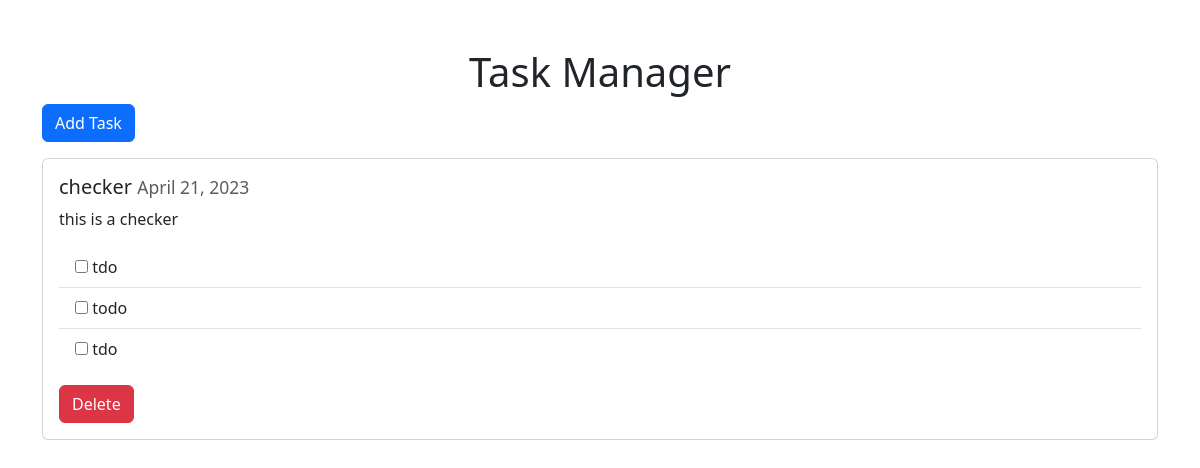
Before: / with the older database file.
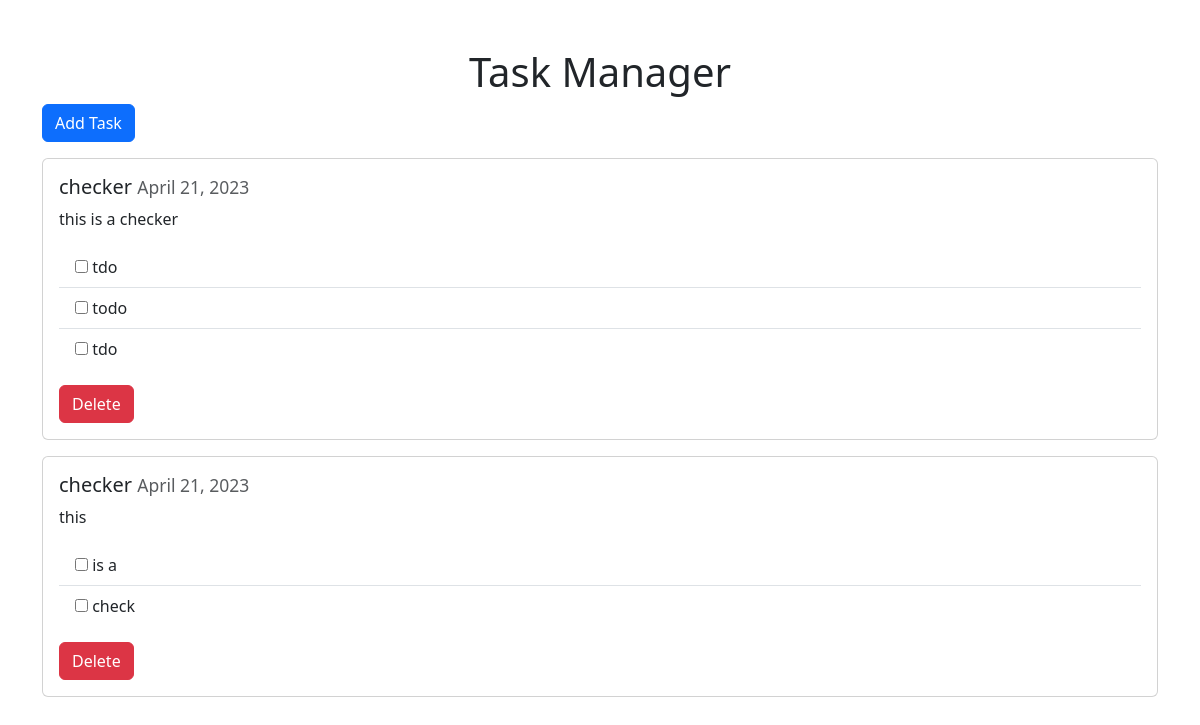
After: the same page with the newer database file.
### models.py (models this page shows)
class Task(db.Model):
    id = db.Column(db.Integer, primary_key=True)
    title = db.Column(db.String(100), nullable=False)
    description = db.Column(db.String(255), nullable=True)
    completed = db.Column(db.Boolean, default=False)
    created_at = db.Column(db.DateTime, nullable=False, default=datetime.utcnow)
    todos = db.relationship('Todo', back_populates='parent_task', lazy=True)

class Todo(db.Model):
    __tablename__ = 'todo'
    id = db.Column(db.Integer, primary_key=True)
    task_id = db.Column(db.Integer, db.ForeignKey('task.id'), nullable=False)
    content = db.Column(db.String(255), nullable=False)
    completed = db.Column(db.Boolean, default=False)
    created_at = db.Column(db.DateTime, nullable=False, default=datetime.utcnow)
    parent_task = db.relationship('Task', back_populates='todos')

### routes.py (the view)
@app.route('/')
def index():
    tasks = Task.query.all()
    return render_template('index.html', tasks=tasks)

### templates/index.html (shortened to what this page needs)
<!DOCTYPE html>
<html lang="en">
<head>
    <link href="https://cdn.jsdelivr.net/npm/bootstrap@5.3.0-alpha1/dist/css/bootstrap.min.css" rel="stylesheet">
</head>
<body>
    <div class="container">
        <h1 class="text-center mt-5">Task Manager</h1>
        <a href="{{ url_for('add_task_page') }}" class="btn btn-primary mb-3">Add Task</a>
        {% for task in tasks %}
            <div class="card mb-3">
                <div class="card-body">
                    <h5 class="card-title">{{ task.title }} <small class="text-muted">{{ task.created_at.strftime("%B %d, %Y") }}</small></h5>
                    {% if task.description %}
                        <p class="card-text">{{ task.description }}</p>
                    {% endif %}
                    <ul class="list-group list-group-flush">
                        {% for todo in task.todos %}
                            <li class="list-group-item">
                                <input type="checkbox" id="checkbox-{{ todo.id }}" {% if todo.completed %}checked{% endif %} onchange="toggleTodo({{ todo.id }})">
                                <span id="todo-content-{{ todo.id }}"{% if todo.completed %} style="text-decoration: line-through"{% endif %}>{{ todo.content }}</span>
                            </li>
                        {% endfor %}
                    </ul>
                    <button class="btn btn-danger mt-3" onclick="deleteTask({{ task.id }})">Delete</button>
                </div>
            </div>
        {% endfor %}
    </div>

Changed rows visible on the page:
added Task: title "checker", created_at "April 21, 2023", description "this"
added Todo: content "is a", shown under "checker"
added Todo: content "check", shown under "checker"
